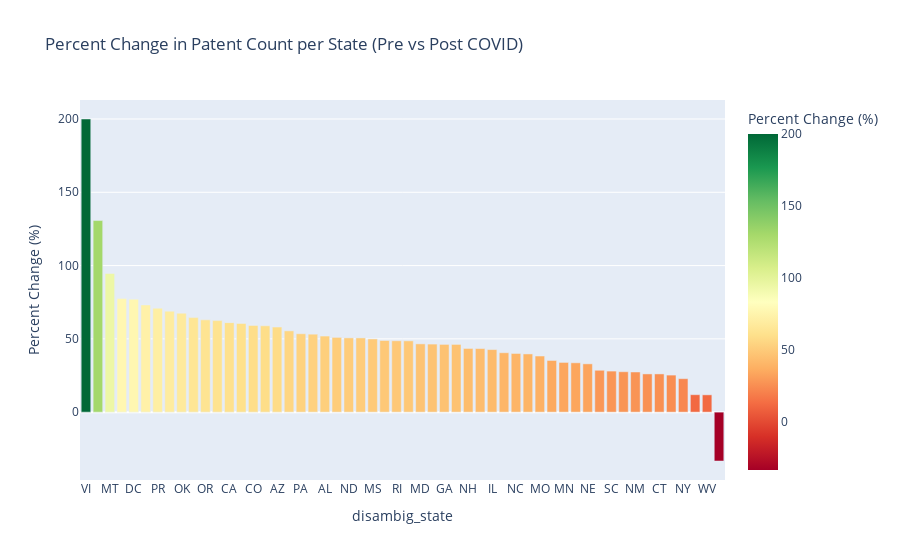

This figure's notebook cell:
### Markdown cell above
# 3. Percent Change in Patent Activity (Pre vs Post COVID)

1. The bar chart below shows the **percent change in patent filings per state** when comparing pre-COVID years (2018–2019) with post-COVID years (2021–2023).  

Each bar represents a U.S. state, and the color intensity indicates the degree of increase or decrease:
- **Green** = strong increase in patent filings  
- **Red** = significant decline in filings  
- **Yellow** = relatively stable or small change

This helps identify which states experienced a surge or drop in innovation activity following the pandemic.

2. This section highlights U.S. states that experienced over 50% growth in patent filings when comparing pre-COVID years (2018–2019) to post-COVID years (2021–2023). These are the states showing significant upward momentum in innovation activity.

3. The summary indicates the statistical values as suggested to be added by a peer in class

### Code cell
fig = px.bar(percent_change_df.sort_values('percent_change', ascending=False),
             x='disambig_state', y='percent_change',
             title='Percent Change in Patent Count per State (Pre vs Post COVID)',
             labels={'percent_change': 'Percent Change (%)'},
             color='percent_change',
             color_continuous_scale='RdYlGn')

fig.update_layout(xaxis={'categoryorder':'total descending'})
fig.show()

### Figure 1 — Plotly figure (JSON) as saved in the notebook; plotly's stock layout.template omitted (floating-point values rounded to 4 significant figures)
{"data": [{"hovertemplate": "disambig_state=%{x}<br>Percent Change (%)=%{marker.color}<extra></extra>", "legendgroup": "", "marker": {"color": [200.0, 130.7, 94.62, 77.48, 77.06, 73.14, 70.92, 68.91, 67.53, 64.49, 62.96, 62.45, 61.06, 60.52, 59.16, 58.89, 58.05, 55.44, 53.49, 53.19, 51.92, 51.01, 50.67, 50.64, 49.94, 48.88, 48.69, 48.64, 46.58, 46.43, 46.22, 46.2, 43.46, 43.39, 42.69, 40.54, 40.03, 39.72, 38.29, 35.25, 33.92, 33.66, 32.96, 28.57, 28.01, 27.58, 27.39, 26.08, 26.08, 25.28, 22.82, 11.9, 11.8, -33.33], "coloraxis": "coloraxis", "pattern": {"shape": ""}}, "name": "", "orientation": "v", "showlegend": false, "textposition": "auto", "type": "bar", "x": ["VI", "ID", "MT", "VA", "DC", "NV", "PR", "TN", "OK", "SD", "OR", "WI", "CA", "HI", "CO", "FL", "AZ", "TX", "PA", "IA", "AL", "MA", "ND", "DE", "MS", "OH", "RI", "KS", "MD", "KY", "GA", "NJ", "NH", "WY", "IL", "LA", "NC", "WA", "MO", "UT", "MN", "IN", "NE", "AK", "SC", "ME", "NM", "VT", "CT", "MI", "NY", "AR", "WV", "GU"], "xaxis": "x", "y": [200.0, 130.7, 94.62, 77.48, 77.06, 73.14, 70.92, 68.91, 67.53, 64.49, 62.96, 62.45, 61.06, 60.52, 59.16, 58.89, 58.05, 55.44, 53.49, 53.19, 51.92, 51.01, 50.67, 50.64, 49.94, 48.88, 48.69, 48.64, 46.58, 46.43, 46.22, 46.2, 43.46, 43.39, 42.69, 40.54, 40.03, 39.72, 38.29, 35.25, 33.92, 33.66, 32.96, 28.57, 28.01, 27.58, 27.39, 26.08, 26.08, 25.28, 22.82, 11.9, 11.8, -33.33], "yaxis": "y"}], "layout": {"barmode": "relative", "coloraxis": {"colorbar": {"title": {"text": "Percent Change (%)"}}, "colorscale": [[0, "rgb(165,0,38)"], [0.1, "rgb(215,48,39)"], [0.2, "rgb(244,109,67)"], [0.3, "rgb(253,174,97)"], [0.4, "rgb(254,224,139)"], [0.5, "rgb(255,255,191)"], [0.6, "rgb(217,239,139)"], [0.7, "rgb(166,217,106)"], [0.8, "rgb(102,189,99)"], [0.9, "rgb(26,152,80)"], [1, "rgb(0,104,55)"]]}, "legend": {"tracegroupgap": 0}, "title": {"text": "Percent Change in Patent Count per State (Pre vs Post COVID)"}, "xaxis": {"anchor": "y", "categoryorder": "total descending", "domain": [0, 1], "title": {"text": "disambig_state"}}, "yaxis": {"anchor": "x", "domain": [0, 1], "title": {"text": "Percent Change (%)"}}}}
